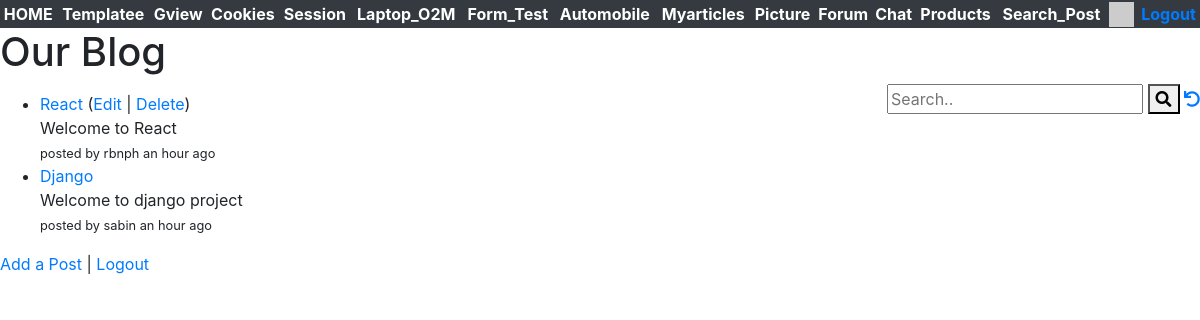
Page /well/ (signed in) on the committed database.
### well/models.py (models this page shows, shortened)
class Post(models.Model) :
    title = models.CharField(
            max_length=200,
            validators=[MinLengthValidator(2, "Title must be greater than 2 characters")]
    )
    text = models.TextField()
    owner = models.ForeignKey(settings.AUTH_USER_MODEL, on_delete=models.CASCADE,
            related_name='post_owner')
    created_at = models.DateTimeField(auto_now_add=True)
    updated_at = models.DateTimeField(auto_now=True)

### well/views.py (the view)
# urls.py: path('', views.PostListView.as_view(), name='all'),
class PostListView(View):
    template_name = "well/list.html"
    def get(self, request) :
        strval =  request.GET.get("search", False)
        if strval :
            query = Q(title__icontains=strval)
            query.add(Q(text__icontains=strval), Q.OR)
            post_list = Post.objects.filter(query).select_related().order_by('-updated_at')[:10]
        else :
            post_list = Post.objects.all().order_by('-updated_at')[:10]
        for obj in post_list:
            obj.natural_updated = naturaltime(obj.updated_at)
        ctx = {'post_list' : post_list, 'search': strval}
        return render(request, self.template_name, ctx)

### home/context_processors.py (called while the page is built)
def settings(request):
    return {
        'settings': django_settings,
    }

### home/templatetags/app_tags.py (called while the page is built)
@register.filter(name='gravatar')
def gravatar(user, size=35):
    email = str(user.email.strip().lower()).encode('utf-8')
    email_hash = md5(email).hexdigest()
    url = "//www.gravatar.com/avatar/{0}?s={1}&d=identicon&r=PG"
    return url.format(email_hash, size)

### well/templates/well/list.html (shortened to what this page needs)
{% extends "base_bootstrap.html" %}
{% block content %}
<h1>Our Blog</h1>
<div style="float:right">
<form>
  <input type="text" placeholder="Search.." name="search"
  >
  <button type="submit"><i class="fa fa-search"></i></button>
<a href="{% url 'well:all' %}"><i class="fa fa-undo"></i></a>
</form>
</div>
<p>
{% if post_list %}
<ul>
  {% for post in post_list %}
    <li>
        <a href="{% url 'well:post_detail'  post.id %}">{{ post.title }}</a>
        {% if post.owner_id == user.id %}
        (<a href="{% url 'well:post_update' post.id %}">Edit</a> |
        <a href="{% url 'well:post_delete' post.id %}">Delete</a>)
        <br/>
        {% endif %}
        <div style="left:10px">
            {% if post.text|length < 100 %}
                {{ post.text }}
            {% else %}
                {{ post.text|slice:"0:99" }}
                <a href="{% url 'well:post_detail'  post.id %}">...</a>
            {% endif %}
        </div>
        <small>
        {% if post.owner.username %}
            posted by {{ post.owner.username }}
        {% endif %}
        {{ post.natural_updated }}
        </small>
    </li>
  {% endfor %}
</ul>
{% else %}
  <p>There are no posts in the database.</p>
{% endif %}
</p>
<p>
<a href="{% url 'well:post_create' %}">Add a Post</a> |
{% if user.is_authenticated %}
<a href="{% url 'logout' %}?next={% url 'well:all' %}">Logout</a>
{% else %}
<a href="{% url 'login' %}?next={% url 'well:all' %}">Login</a>
{% endif %}
</p>
{% endblock %}

### rows in the picture
Post: title "React", shows "Edit", text "Welcome to React", owner.username "rbnph", natural_updated "an hour ago"
Post: title "Django", text "Welcome to django project", owner.username "sabin", natural_updated "an hour ago"
